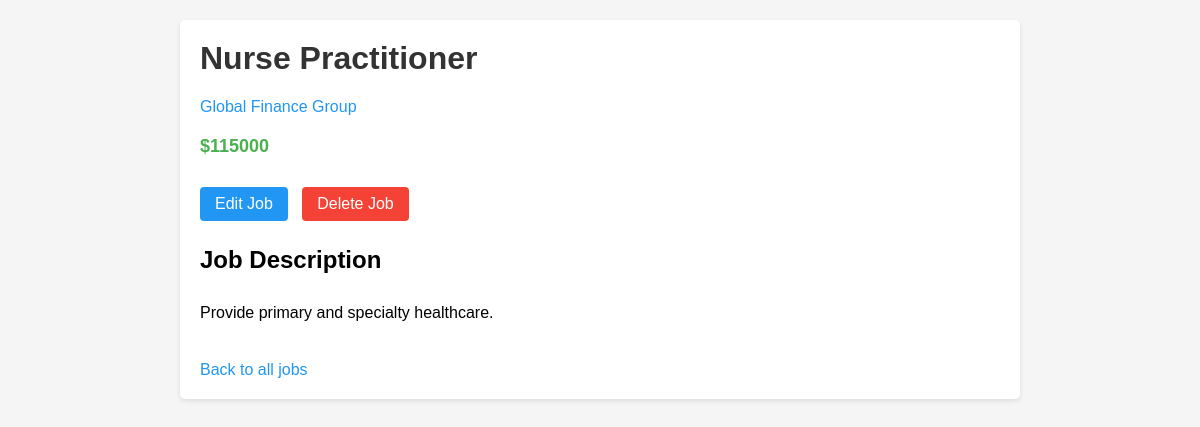
/job/18, run on the app's committed database.
### tables this page shows
CREATE TABLE job (id INTEGER PRIMARY KEY, title TEXT, description TEXT, salary INTEGER, employer_id INTEGER);

CREATE TABLE employer (id INTEGER PRIMARY KEY, name TEXT);

### crud_app.py (the view)
@app.route('/job/<job_id>')
def job(job_id):
    try:
        job = execute_sql('SELECT job.id, job.title, job.description, job.salary, employer.id as employer_id, employer.name as employer_name FROM job JOIN employer ON employer.id = job.employer_id WHERE job.id = ?', [job_id], single=True)
        return render_template('job.html', job=job)
    except Exception as e:
        app.logger.error(f"Error in job route: {e}")
        return render_template('error.html', error=str(e))

### crud_app.py (called while the page is built)
def open_connection():
    if not os.path.exists(DB_DIR):
        os.makedirs(DB_DIR)
    connection = getattr(g, '_connection', None)
    if connection == None:
        try:
            connection = g._connection = sqlite3.connect(PATH)
            connection.row_factory = sqlite3.Row
        except sqlite3.Error as e:
            app.logger.error(f"Database connection error: {e}")
            raise
    return connection

def execute_sql(sql, values=(), commit=False, single=False):
    try:
        connection = open_connection()
        cursor = connection.execute(sql, values)
        if commit == True:
            results = connection.commit()
        else:
            results = cursor.fetchone() if single else cursor.fetchall()
        cursor.close()
        return results
    except sqlite3.Error as e:
        app.logger.error(f"SQL execution error: {e}")
        if commit:
            connection.rollback()
        raise

@app.teardown_appcontext
def close_connection(exception):
    connection = getattr(g, '_connection', None)
    if connection is not None:
        connection.close()

### templates/job.html (shortened to what this page needs)
<!DOCTYPE html>
<html>
<head>
</head>
<body>
    <div class="container">
        <h1>{{ job['title'] }}</h1>
        <div class="employer">
            <a href="{{ url_for('employer', employer_id=job['employer_id']) }}">{{ job['employer_name'] }}</a>
        </div>
        <div class="salary">${{ job['salary'] }}</div>
        <div class="actions">
            <a href="{{ url_for('job_update', job_id=job['id']) }}" class="button">Edit Job</a>
            <a href="{{ url_for('job_delete', job_id=job['id']) }}" class="button delete">Delete Job</a>
        </div>
        <div class="description">
            <h2>Job Description</h2>
            <p>{{ job['description'] }}</p>
        </div>
        <a href="{{ url_for('jobs') }}" class="back-link">Back to all jobs</a>
    </div>
</body>
</html>

### templates/job.html (style rules this page uses)
body { font-family: Arial, sans-serif; margin: 0; padding: 20px; background-color: #f5f5f5; }
.container { max-width: 800px; margin: 0 auto; background-color: white; border-radius: 5px; padding: 20px; box-shadow: 0 2px 5px rgba(0,0,0,0.1); }
h1 { color: #333; margin-top: 0; }
.employer { color: #666; margin-bottom: 20px; }
.salary { color: #4CAF50; font-weight: bold; font-size: 18px; margin-bottom: 20px; }
.description { line-height: 1.6; }
a { color: #2196F3; text-decoration: none; }
.back-link { margin-top: 20px; display: inline-block; }
.button { display: inline-block; background-color: #2196F3; color: white; padding: 8px 15px; border-radius: 4px; text-decoration: none; margin-right: 10px; }
.button.delete { background-color: #f44336; }
.actions { margin-top: 30px; margin-bottom: 20px; }

### data on the page
job: title "Nurse Practitioner", salary "115000", description "Provide primary and specialty healthcare."
employer: employer_name "Global Finance Group"
